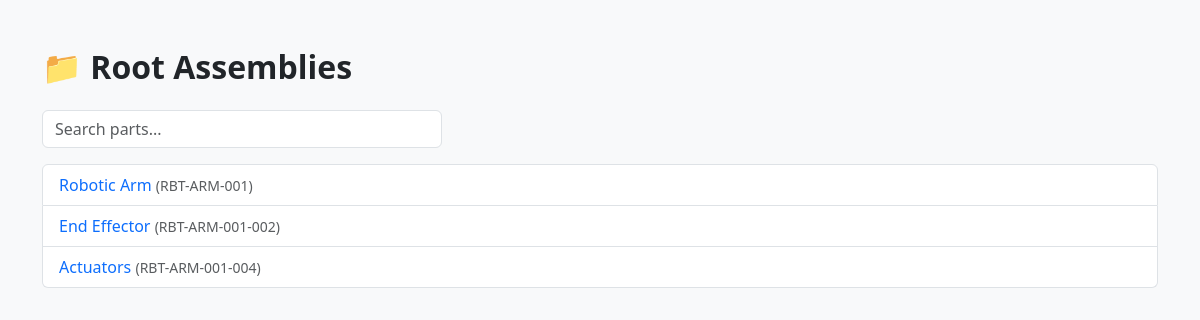
Page /bom/ on the committed database.
### parts/models.py (models this page shows, shortened)
class Part(models.Model):
    part_number = models.CharField(max_length=100, unique=True)  # Unique ID for the part
    name = models.CharField(max_length=255)                      # Human-readable name
    version = models.CharField(max_length=10)                    # Version like v1, v2
    description = models.TextField(blank=True)                   # Optional notes
    created_at = models.DateTimeField(auto_now_add=True)         # Timestamp
    created_by = models.ForeignKey(get_user_model(), on_delete=models.SET_NULL, null=True)

### bom/views.py (the view)
# urls.py: path('', views.bom_home, name='bom_home'),
def bom_home(request):
    parent_ids = BOMItem.objects.values_list('parent_id', flat=True).distinct()
    parts = Part.objects.annotate(
        has_documents=Exists(
            Document.objects.filter(part=OuterRef('pk'))
        )
    ).filter(id__in=parent_ids).exclude(id__isnull=True)
    return render(request, 'bom/bom_home.html', {'parts': parts})

### bom/templates/bom/bom_home.html (shortened to what this page needs)
<!DOCTYPE html>
<html lang="en">
<head>
  <link href="https://cdn.jsdelivr.net/npm/bootstrap@5.3.0/dist/css/bootstrap.min.css" rel="stylesheet">
  <link href="https://cdn.jsdelivr.net/npm/bootstrap-icons@1.10.5/font/bootstrap-icons.css" rel="stylesheet">
</head>
<body class="bg-light py-5">
<div class="container">
  <h2 class="mb-4">📁 <strong>Root Assemblies</strong></h2>
  <input type="text" id="searchInput" class="form-control mb-3 search-input" placeholder="Search parts..." onkeyup="filterParts()">
  <div class="list-group" id="partList">
  {% for part in parts %}
    <div class="list-group-item list-group-item-action d-flex justify-content-between align-items-center">
      <a href="{% url 'bom_detail' part.id %}" class="text-decoration-none flex-grow-1">
        {{ part.name }} <small class="text-muted">({{ part.part_number }})</small>
      </a>
    </div>
  {% endfor %}
</div>
</body>
</html>

### bom/templates/bom/bom_home.html (style rules this page uses)
.search-input { max-width: 400px; }

### rows in the picture
Part: name "Robotic Arm", part_number "RBT-ARM-001"
Part: name "End Effector", part_number "RBT-ARM-001-002"
Part: name "Actuators", part_number "RBT-ARM-001-004"
